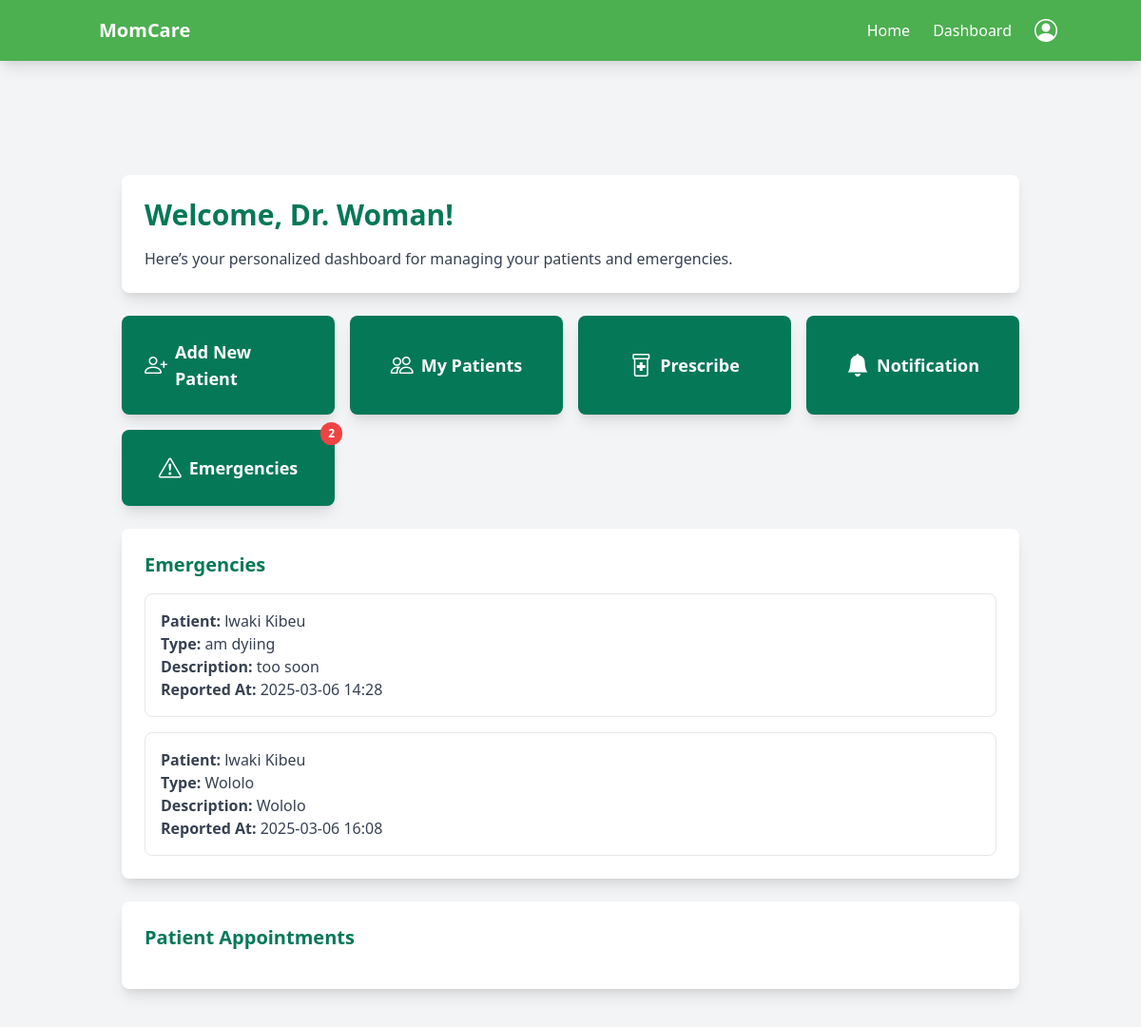
The page /doctor_dashboard/ (signed in) on the database its author committed.
### accounts/models.py (models this page shows, shortened)
class Doctor(models.Model):
    user = models.OneToOneField(User, on_delete=models.CASCADE, related_name="doctor_profile")
    work_address = models.TextField(null=True, blank=True)
    certificate_number = models.CharField(max_length=100, unique=True)
    contact_number = models.CharField(max_length=15, null=True, blank=True)
    health_facility = models.CharField(max_length=255, null=True, blank=True)
    medical_field = models.CharField(max_length=255, null=True, blank=True)
    experience_years = models.IntegerField(null=True, blank=True)
    education_level = models.CharField(max_length=255, null=True, blank=True)
    rank_title = models.CharField(max_length=255, null=True, blank=True)

class User(AbstractBaseUser, PermissionsMixin):
    username = models.CharField(max_length=150, unique=True)
    first_name = models.CharField(max_length=150)
    last_name = models.CharField(max_length=150)
    email = models.EmailField(unique=True)
    date_of_birth = models.DateField(null=True, blank=True)
    nin = models.CharField(max_length=20, unique=True, null=True, blank=True)
    marital_status = models.CharField(
        max_length=20,
        choices=[('Single', 'Single'), ('Married', 'Married')],
        null=True, blank=True
    )
    contact = models.CharField(max_length=15, null=True, blank=True)
    health_insurance_details = models.TextField(null=True, blank=True)
    government_scheme_eligibility = models.TextField(null=True, blank=True)
    is_doctor = models.BooleanField(default=False)
    is_patient = models.BooleanField(default=False)
    is_hospital = models.BooleanField(default=False)
    is_active = models.BooleanField(default=True)
    is_staff = models.BooleanField(default=False)
    created_at = models.DateTimeField(default=timezone.now)
    updated_at = models.DateTimeField(auto_now=True)
    objects = CustomUserManager()
    USERNAME_FIELD = 'username'
    REQUIRED_FIELDS = ['first_name', 'last_name', 'email']
    def get_full_name(self):
        return f"{self.first_name} {self.last_name}".strip()

### antenental/models.py (models this page shows, shortened)
class Emergency(models.Model):
    antenatal_card = models.ForeignKey(
        AntenatalCard, on_delete=models.CASCADE, related_name='emergencies'
    )  # Links to the patient’s antenatal card
    reported_by = models.ForeignKey(
        User, on_delete=models.SET_NULL, null=True, related_name='reported_emergencies'
    )
    emergency_type = models.TextField(null=True, blank=True)  # Open text field for emergency type
    description = models.TextField(null=True, blank=True)  # Additional details about the emergency
    reported_at = models.DateTimeField(default=now)  # Time the emergency was reported
    action_taken = models.TextField(null=True, blank=True)  # What was done in response to the emergency
    resolved = models.BooleanField(default=False)  # Whether the emergency has been resolved
    resolved_at = models.DateTimeField(null=True, blank=True)  # When the emergency was resolved
    created_at = models.DateTimeField(auto_now_add=True)
    updated_at = models.DateTimeField(auto_now=True)

class AntenatalCard(models.Model):
    user = models.ForeignKey(User, on_delete=models.CASCADE, related_name='antenatal_patients')  # Links to the registered patient
    Doctor = models.ForeignKey(User, on_delete=models.CASCADE, related_name='antenatal_doctors', default=1)  # Links to the assigned doctor
    health_unit = models.CharField(max_length=255, blank=True, null=True )  # Health facility name
    reg_no = models.CharField(max_length=100, blank=True, null=True, unique=True)  # Unique registration number
    name = models.CharField(max_length=255)  # Patient's full name
    nin = models.CharField(max_length=20, unique=True, null=True, blank=True)  # National ID Number
    phone_no = models.CharField(max_length=15)
    age = models.IntegerField(blank=True, null=True)
    village = models.CharField(max_length=255)
    parish = models.CharField(max_length=255)
    sub_county = models.CharField(max_length=255)
    district = models.CharField(max_length=255)
    occupation = models.CharField(max_length=255)
    religion = models.CharField(max_length=100, null=True, blank=True)
    education_level = models.CharField(max_length=100, null=True, blank=True)
    tribe = models.CharField(max_length=100, null=True, blank=True)
    marital_status = models.CharField(
        max_length=20, choices=[('Single', 'Single'), ('Married', 'Married')]
    )
    next_of_kin_name = models.CharField(max_length=255,blank=True, null=True)
    next_of_kin_phone = models.CharField(max_length=15, blank=True, null=True)
    next_of_kin_relationship = models.CharField(max_length=100, blank=True, null=True)
    next_of_kin_address = models.TextField(blank=True, null=True)
    gravida = models.IntegerField(blank=True, null=True)  # Number of pregnancies
    para = models.IntegerField(blank=True, null=True)  # Number of deliveries after 28 weeks
    abortions = models.IntegerField(blank=True, null=True)  # Number of pregnancy losses before 28 weeks
    presenting_complaints = models.TextField(null=True, blank=True)
    first_day_of_lnmp = models.DateField(blank=True, null=True)  # Last Normal Menstrual Period
    edd = models.DateField(blank=True, null=True)  # Estimated Due Date
    weeks_of_amenorrhea = models.IntegerField(blank=True, null=True)  # Number of weeks since last period
    complications_of_pregnancy = models.TextField(null=True, blank=True)
    hospitalization = models.BooleanField(default=False ,blank=True, null=True)
    hospitalization_reason = models.TextField(null=True, blank=True)
    Doctor = models.ForeignKey(User, on_delete=models.CASCADE)
    next_visit = models.DateTimeField(null=True, blank=True)  # Date and time of the next visit
    created_at = models.DateTimeField(auto_now_add=True)
    updated_at = models.DateTimeField(auto_now=True)

### accounts/views.py (the view)
# urls.py: path('doctor_dashboard/', doctor_dashboard, name='doctor_dashboard'),
@login_required
def doctor_dashboard(request):
    if not request.user.is_doctor:
        return redirect('home')  # Redirect non-doctors to the home page
    doctor = Doctor.objects.filter(user=request.user).first()
    emergencies = Emergency.objects.filter(
        antenatal_card__Doctor=request.user,
        resolved=False
    ).select_related('antenatal_card__user')
    next_visits = AntenatalCard.objects.filter(
        Doctor=request.user,
        next_visit__isnull=False,  # Only include cards with a next_visit date
        next_visit__gte=timezone.now().date()  # Only include future dates
    ).select_related('user')
    calendar_events = [
        {
            'title': f"{card.user.first_name} {card.user.last_name}",  # Patient's name
            'start': card.next_visit.strftime('%Y-%m-%d'),  # Next visit date
            'backgroundColor': '#FF69B4',  # Pink background color
            'borderColor': '#FF69B4',  # Pink border color
            'textColor': '#FFFFFF',  # White text color
        }
        for card in next_visits
    ]
    context = {
        'doctor': doctor,
        'emergencies': emergencies,
        'calendar_events': calendar_events,  # Pass calendar events to the template
    }
    return render(request, 'dashboards/doctor_dashboard.html', context)

### templates/dashboards/doctor_dashboard.html (shortened to what this page needs)
{% extends 'base.html' %}
{% load static %}
{% block content %}
<link href="https://cdn.jsdelivr.net/npm/fullcalendar@5.11.3/main.min.css" rel="stylesheet">
<main class="mt-16 sm:mt-20 min-h-screen p-4 sm:p-6 bg-gray-100">
    <div class="container mx-auto">
        <div class="bg-white p-6 rounded-lg shadow-lg mb-6">
            <h2 class="text-2xl sm:text-3xl font-bold text-green-700 mb-4">Welcome, Dr. {{ doctor.user.first_name }}!</h2>
            <p class="text-gray-700">Here’s your personalized dashboard for managing your patients and emergencies.</p>
        </div>
        <div class="grid grid-cols-1 sm:grid-cols-2 lg:grid-cols-4 gap-4 mb-6">
            <a href="{% url 'advanced_patient_search' %}" class="bg-green-700 text-white p-6 rounded-lg shadow-lg hover:bg-green-600 transition duration-300 flex items-center justify-center">
                <i class="bi bi-person-plus text-2xl mr-2"></i>
                <span class="text-lg font-semibold">Add New Patient</span>
            </a>
            <a href="{% url 'doctor_patients' %}" class="bg-green-700 text-white p-6 rounded-lg shadow-lg hover:bg-green-600 transition duration-300 flex items-center justify-center">
                <i class="bi bi-people text-2xl mr-2"></i>
                <span class="text-lg font-semibold">My Patients</span>
            </a>
            <a href="{% url 'prescribe_medication' %}" class="bg-green-700 text-white p-6 rounded-lg shadow-lg hover:bg-green-600 transition duration-300 flex items-center justify-center">
                <i class="bi bi-prescription2 text-2xl mr-2"></i>
                <span class="text-lg font-semibold">Prescribe</span>
            </a>
            <a href="{% url 'send_notification' %}" class="bg-green-700 text-white p-6 rounded-lg shadow-lg hover:bg-green-600 transition duration-300 flex items-center justify-center">
                <i class="bi bi-bell-fill text-2xl mr-2"></i>
                <span class="text-lg font-semibold">Notification</span>
            </a>
            <a href="{% url 'emergency_list' %}" class="bg-green-700 text-white p-6 rounded-lg shadow-lg hover:bg-green-600 transition duration-300 flex items-center justify-center relative">
                <i class="bi bi-exclamation-triangle text-2xl mr-2"></i>
                <span class="text-lg font-semibold">Emergencies</span>
                {% if emergencies %}
                    <span class="bg-red-500 text-white text-xs font-semibold px-2 py-1 rounded-full absolute -top-2 -right-2">
                        {{ emergencies.count }}
                    </span>
                {% endif %}
            </a>
        </div>
        <div class="bg-white p-6 rounded-lg shadow-lg mb-6">
            <h3 class="text-xl font-semibold text-green-700 mb-4">Emergencies</h3>
            {% if emergencies %}
                <div class="space-y-4">
                    {% for emergency in emergencies %}
                        <div class="p-4 border border-gray-200 rounded-lg">
                            <p class="text-gray-700"><strong>Patient:</strong> {{ emergency.antenatal_card.user.get_full_name }}</p>
                            <p class="text-gray-700"><strong>Type:</strong> {{ emergency.emergency_type }}</p>
                            <p class="text-gray-700"><strong>Description:</strong> {{ emergency.description }}</p>
                            <p class="text-gray-700"><strong>Reported At:</strong> {{ emergency.reported_at|date:"Y-m-d H:i" }}</p>
                        </div>
                    {% endfor %}
                </div>
            {% else %}
                <p class="text-gray-700">No emergencies reported.</p>
            {% endif %}
        </div>
        <div class="bg-white p-6 rounded-lg shadow-lg">
            <h3 class="text-xl font-semibold text-green-700 mb-4">Patient Appointments</h3>
        </div>
</main>
{% endblock %}

### rows shown on the page
Doctor: user.first_name "Woman"
Emergency: antenatal_card.user.get_full_name "lwaki Kibeu", emergency_type "am dyiing", description "too soon", reported_at "2025-03-06 14:28"
Emergency: antenatal_card.user.get_full_name "lwaki Kibeu", emergency_type "Wololo", description "Wololo", reported_at "2025-03-06 16:08"

### other values the page prints
{{ emergencies.count }} "2"
